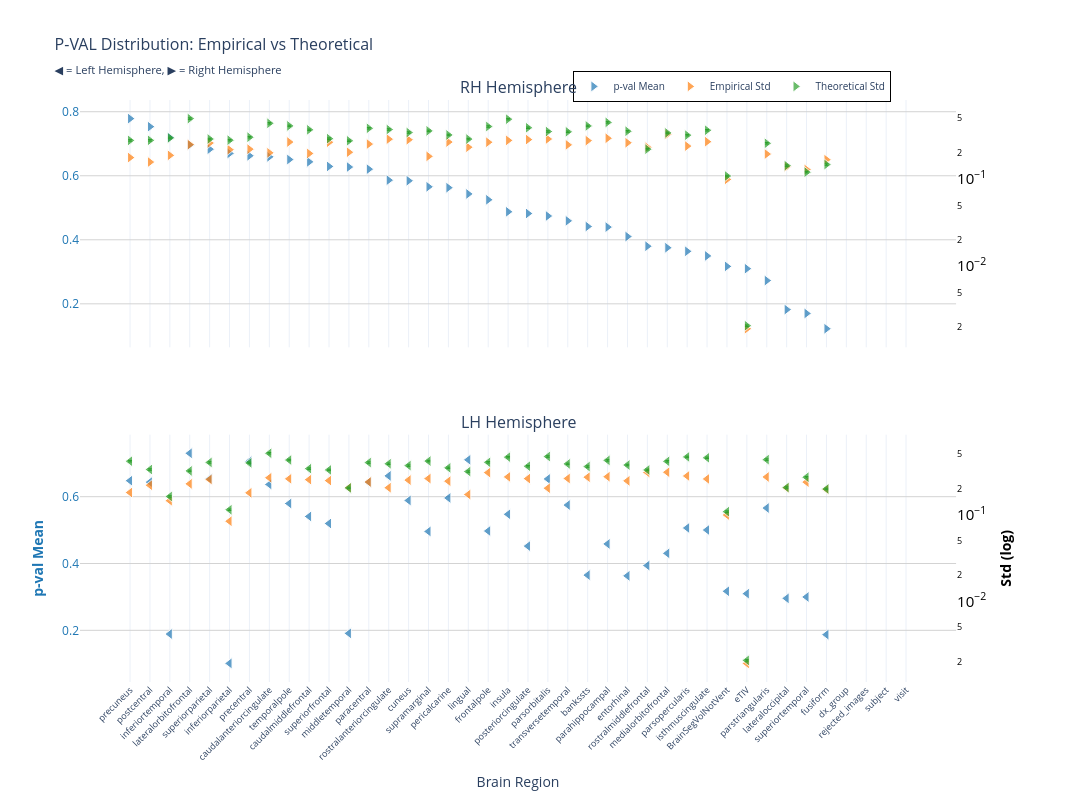
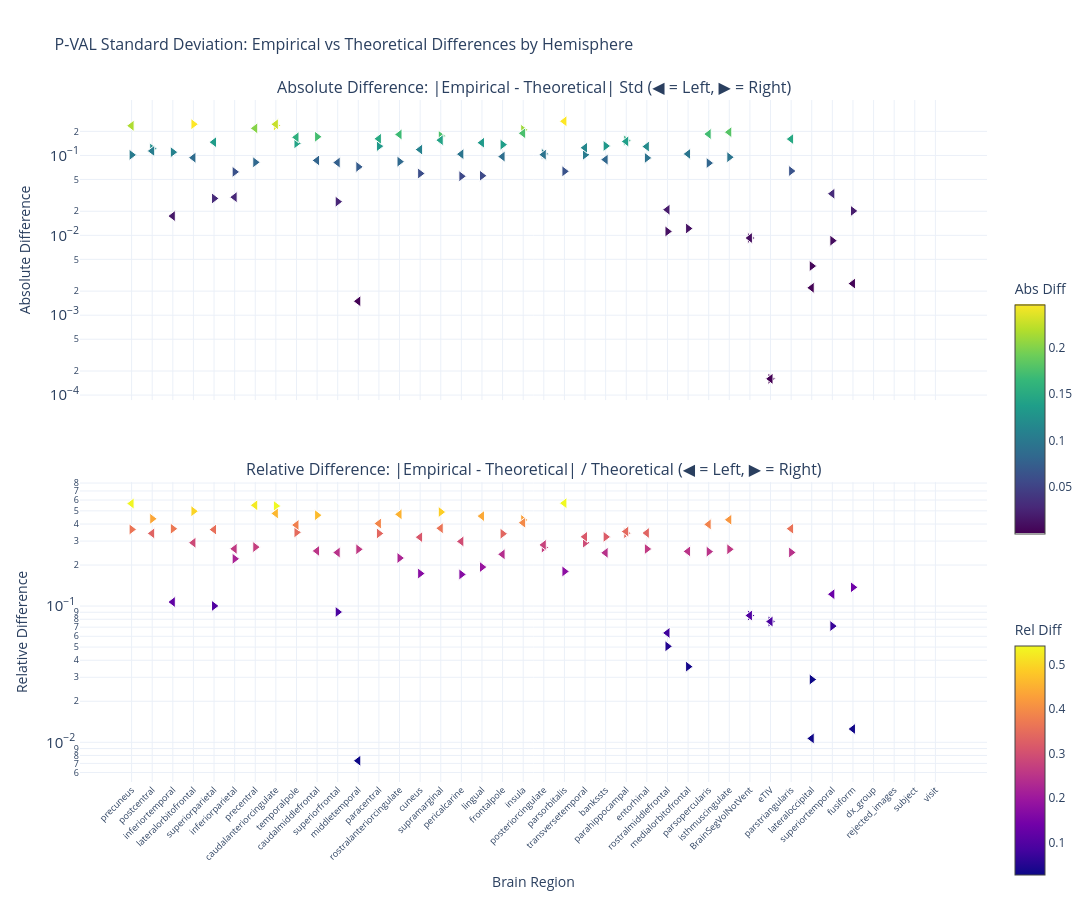

Write notebook code for charts like these, in order.
### Markdown cell above
### p-value

### Code cell
nu_nav = df_npvr[(df_npvr["study"] == "longitudinal") & (df_npvr["group"] == "HC-PD")]
data_path = stats_dir / f"student_longitudinal_{METRIC}.parquet"
df, stats = get_test_stats(
    data_path,
    stat_functions_F,
    nu_nav,
    hemisphere=True,
    study="longitudinal",
    raw_values=True,
)
show_figure(
    stats, hemisphere=True, stat_name="p-val", study="longitudinal", metric=METRIC
)

### Figure 1 — Plotly figure (JSON) as saved in the notebook; plotly's stock layout.template omitted (floating-point values rounded to 4 significant figures)
{"data": [{"hovertemplate": "<b>%{x}</b><br>Mean p-val: %{y:.2f}<br><extra></extra>", "legendgroup": "mean", "marker": {"color": "#1f77b4", "line": {"color": "white", "width": 1}, "opacity": 0.7, "size": 10, "symbol": "triangle-right"}, "mode": "markers", "name": "p-val Mean", "showlegend": true, "type": "scatter", "x": ["precuneus", "postcentral", "inferiortemporal", "lateralorbitofrontal", "superiorparietal", "inferiorparietal", "precentral", "caudalanteriorcingulate", "temporalpole", "caudalmiddlefrontal", "superiorfrontal", "middletemporal", "paracentral", "rostralanteriorcingulate", "cuneus", "supramarginal", "pericalcarine", "lingual", "frontalpole", "insula", "posteriorcingulate", "parsorbitalis", "transversetemporal", "bankssts", "parahippocampal", "entorhinal", "rostralmiddlefrontal", "medialorbitofrontal", "parsopercularis", "isthmuscingulate", "BrainSegVolNotVent", "eTIV", "parstriangularis", "lateraloccipital", "superiortemporal", "fusiform", "dx_group", "rejected_images", "subject", "visit"], "xaxis": "x", "y": [0.7785, 0.7534, 0.7197, 0.6961, 0.683, 0.6699, 0.6625, 0.6591, 0.6507, 0.6434, 0.6291, 0.6272, 0.6207, 0.5862, 0.5844, 0.5655, 0.5628, 0.5432, 0.5249, 0.4874, 0.4821, 0.4743, 0.4592, 0.4415, 0.4396, 0.4102, 0.38, 0.3752, 0.364, 0.3496, 0.3169, 0.3098, 0.2726, 0.1819, 0.1699, 0.1222, NaN, NaN, NaN, NaN], "yaxis": "y"}, {"hovertemplate": "<b>%{x}</b><br>Empirical Std: %{y:.3f}<br><extra></extra>", "legendgroup": "empirical", "marker": {"color": "#ff7f0e", "line": {"color": "white", "width": 1}, "opacity": 0.7, "size": 10, "symbol": "triangle-right"}, "mode": "markers", "name": "Empirical Std", "showlegend": true, "type": "scatter", "x": ["precuneus", "postcentral", "inferiortemporal", "lateralorbitofrontal", "superiorparietal", "inferiorparietal", "precentral", "caudalanteriorcingulate", "temporalpole", "caudalmiddlefrontal", "superiorfrontal", "middletemporal", "paracentral", "rostralanteriorcingulate", "cuneus", "supramarginal", "pericalcarine", "lingual", "frontalpole", "insula", "posteriorcingulate", "parsorbitalis", "transversetemporal", "bankssts", "parahippocampal", "entorhinal", "rostralmiddlefrontal", "medialorbitofrontal", "parsopercularis", "isthmuscingulate", "BrainSegVolNotVent", "eTIV", "parstriangularis", "lateraloccipital", "superiortemporal", "fusiform", "dx_group", "rejected_images", "subject", "visit"], "xaxis": "x", "y": [0.1768, 0.157, 0.1875, 0.2492, 0.2599, 0.2178, 0.221, 0.2004, 0.2667, 0.1972, 0.2654, 0.2036, 0.2526, 0.2878, 0.2835, 0.1826, 0.2667, 0.2327, 0.2655, 0.2787, 0.2846, 0.289, 0.2475, 0.2768, 0.2946, 0.2617, 0.232, 0.3271, 0.2395, 0.2692, 0.09936, 0.001915, 0.1941, 0.1387, 0.1288, 0.1673, NaN, NaN, NaN, NaN], "yaxis": "y2"}, {"error_y": {"array": [0.005533, 0.005543, 0.00591, 0.009843, 0.00574, 0.005565, 0.006022, 0.008698, 0.00812, 0.007322, 0.005798, 0.005475, 0.007618, 0.007381, 0.006814, 0.007116, 0.006389, 0.005731, 0.007989, 0.009697, 0.007732, 0.006998, 0.006945, 0.008111, 0.008907, 0.00705, 0.004388, 0.006741, 0.006354, 0.007238, 0.002158, 4.122e-05, 0.005125, 0.002837, 0.002389, 0.002923, NaN, NaN, NaN, NaN], "arrayminus": [0.005423, 0.005433, 0.005793, 0.009648, 0.005626, 0.005455, 0.005903, 0.008526, 0.007959, 0.007177, 0.005683, 0.005366, 0.007467, 0.007235, 0.006678, 0.006975, 0.006262, 0.005617, 0.00783, 0.009505, 0.007579, 0.006859, 0.006807, 0.00795, 0.00873, 0.00691, 0.004301, 0.006607, 0.006228, 0.007094, 0.002115, 4.04e-05, 0.005023, 0.002781, 0.002342, 0.002865, NaN, NaN, NaN, NaN], "color": "#2ca02c", "thickness": 1, "type": "data", "visible": true, "width": 2}, "hovertemplate": "<b>%{x}</b><br>Theoretical Std: %{y:.3f}<br><extra></extra>", "legendgroup": "theoretical", "marker": {"color": "#2ca02c", "line": {"color": "white", "width": 1}, "opacity": 0.7, "size": 10, "symbol": "triangle-right"}, "mode": "markers", "name": "Theoretical Std", "showlegend": true, "type": "scatter", "x": ["precuneus", "postcentral", "inferiortemporal", "lateralorbitofrontal", "superiorparietal", "inferiorparietal", "precentral", "caudalanteriorcingulate", "temporalpole", "caudalmiddlefrontal", "superiorfrontal", "middletemporal", "paracentral", "rostralanteriorcingulate", "cuneus", "supramarginal", "pericalcarine", "lingual", "frontalpole", "insula", "posteriorcingulate", "parsorbitalis", "transversetemporal", "bankssts", "parahippocampal", "entorhinal", "rostralmiddlefrontal", "medialorbitofrontal", "parsopercularis", "isthmuscingulate", "BrainSegVolNotVent", "eTIV", "parstriangularis", "lateraloccipital", "superiortemporal", "fusiform", "dx_group", "rejected_images", "subject", "visit"], "xaxis": "x", "y": [0.2785, 0.279, 0.2974, 0.4954, 0.2889, 0.2801, 0.3031, 0.4378, 0.4087, 0.3685, 0.2918, 0.2756, 0.3834, 0.3715, 0.3429, 0.3581, 0.3216, 0.2884, 0.4021, 0.488, 0.3892, 0.3522, 0.3495, 0.4082, 0.4483, 0.3548, 0.2208, 0.3393, 0.3198, 0.3643, 0.1086, 0.002075, 0.2579, 0.1428, 0.1203, 0.1471, NaN, NaN, NaN, NaN], "yaxis": "y2"}, {"hovertemplate": "<b>%{x}</b><br>Mean p-val: %{y:.2f}<br><extra></extra>", "legendgroup": "mean", "marker": {"color": "#1f77b4", "line": {"color": "white", "width": 1}, "opacity": 0.7, "size": 10, "symbol": "triangle-left"}, "mode": "markers", "name": "p-val Mean", "showlegend": false, "type": "scatter", "x": ["lateralorbitofrontal", "lingual", "precentral", "rostralanteriorcingulate", "superiorparietal", "parsorbitalis", "precuneus", "postcentral", "paracentral", "caudalanteriorcingulate", "pericalcarine", "cuneus", "temporalpole", "transversetemporal", "parstriangularis", "insula", "caudalmiddlefrontal", "superiorfrontal", "parsopercularis", "isthmuscingulate", "frontalpole", "supramarginal", "parahippocampal", "posteriorcingulate", "medialorbitofrontal", "rostralmiddlefrontal", "bankssts", "entorhinal", "BrainSegVolNotVent", "eTIV", "superiortemporal", "lateraloccipital", "middletemporal", "inferiortemporal", "fusiform", "inferiorparietal", "dx_group", "rejected_images", "subject", "visit"], "xaxis": "x2", "y": [0.7299, 0.7103, 0.7058, 0.6622, 0.6534, 0.6531, 0.6479, 0.6435, 0.6435, 0.6367, 0.5962, 0.5886, 0.5796, 0.575, 0.566, 0.5473, 0.5408, 0.5198, 0.5064, 0.5003, 0.4973, 0.496, 0.4586, 0.4521, 0.4304, 0.3939, 0.3653, 0.363, 0.3169, 0.3098, 0.2999, 0.2957, 0.1909, 0.1889, 0.1872, 0.1011, NaN, NaN, NaN, NaN], "yaxis": "y3"}, {"hovertemplate": "<b>%{x}</b><br>Empirical Std: %{y:.3f}<br><extra></extra>", "legendgroup": "empirical", "marker": {"color": "#ff7f0e", "line": {"color": "white", "width": 1}, "opacity": 0.7, "size": 10, "symbol": "triangle-left"}, "mode": "markers", "name": "Empirical Std", "showlegend": false, "type": "scatter", "x": ["lateralorbitofrontal", "lingual", "precentral", "rostralanteriorcingulate", "superiorparietal", "parsorbitalis", "precuneus", "postcentral", "paracentral", "caudalanteriorcingulate", "pericalcarine", "cuneus", "temporalpole", "transversetemporal", "parstriangularis", "insula", "caudalmiddlefrontal", "superiorfrontal", "parsopercularis", "isthmuscingulate", "frontalpole", "supramarginal", "parahippocampal", "posteriorcingulate", "medialorbitofrontal", "rostralmiddlefrontal", "bankssts", "entorhinal", "BrainSegVolNotVent", "eTIV", "superiortemporal", "lateraloccipital", "middletemporal", "inferiortemporal", "fusiform", "inferiorparietal", "dx_group", "rejected_images", "subject", "visit"], "xaxis": "x2", "y": [0.2275, 0.1712, 0.1792, 0.2053, 0.2559, 0.2028, 0.1806, 0.2193, 0.2391, 0.2677, 0.2443, 0.2513, 0.26, 0.2623, 0.2732, 0.2738, 0.2545, 0.2481, 0.2806, 0.2592, 0.3069, 0.2617, 0.2752, 0.2615, 0.3099, 0.3086, 0.2718, 0.2464, 0.09936, 0.001915, 0.2384, 0.2041, 0.2057, 0.1453, 0.1961, 0.08414, NaN, NaN, NaN, NaN], "yaxis": "y4"}, {"error_y": {"array": [0.006382, 0.006269, 0.007899, 0.007716, 0.007996, 0.009353, 0.008262, 0.006619, 0.007963, 0.0102, 0.006918, 0.007348, 0.008521, 0.007691, 0.008613, 0.009203, 0.006778, 0.006548, 0.009259, 0.009039, 0.00802, 0.008289, 0.008446, 0.007229, 0.008233, 0.006547, 0.007163, 0.007462, 0.002158, 4.122e-05, 0.005395, 0.004099, 0.004057, 0.003233, 0.003946, 0.002269, NaN, NaN, NaN, NaN], "arrayminus": [0.006255, 0.006145, 0.007743, 0.007563, 0.007837, 0.009168, 0.008098, 0.006488, 0.007805, 0.01, 0.006781, 0.007202, 0.008352, 0.007539, 0.008442, 0.009021, 0.006644, 0.006418, 0.009075, 0.00886, 0.007861, 0.008124, 0.008279, 0.007085, 0.00807, 0.006417, 0.007021, 0.007314, 0.002115, 4.04e-05, 0.005288, 0.004017, 0.003977, 0.003169, 0.003868, 0.002224, NaN, NaN, NaN, NaN], "color": "#2ca02c", "thickness": 1, "type": "data", "visible": true, "width": 2}, "hovertemplate": "<b>%{x}</b><br>Theoretical Std: %{y:.3f}<br><extra></extra>", "legendgroup": "theoretical", "marker": {"color": "#2ca02c", "line": {"color": "white", "width": 1}, "opacity": 0.7, "size": 10, "symbol": "triangle-left"}, "mode": "markers", "name": "Theoretical Std", "showlegend": false, "type": "scatter", "x": ["lateralorbitofrontal", "lingual", "precentral", "rostralanteriorcingulate", "superiorparietal", "parsorbitalis", "precuneus", "postcentral", "paracentral", "caudalanteriorcingulate", "pericalcarine", "cuneus", "temporalpole", "transversetemporal", "parstriangularis", "insula", "caudalmiddlefrontal", "superiorfrontal", "parsopercularis", "isthmuscingulate", "frontalpole", "supramarginal", "parahippocampal", "posteriorcingulate", "medialorbitofrontal", "rostralmiddlefrontal", "bankssts", "entorhinal", "BrainSegVolNotVent", "eTIV", "superiortemporal", "lateraloccipital", "middletemporal", "inferiortemporal", "fusiform", "inferiorparietal", "dx_group", "rejected_images", "subject", "visit"], "xaxis": "x2", "y": [0.3212, 0.3155, 0.3976, 0.3884, 0.4024, 0.4707, 0.4158, 0.3331, 0.4008, 0.5135, 0.3482, 0.3698, 0.4288, 0.3871, 0.4335, 0.4632, 0.3411, 0.3296, 0.466, 0.4549, 0.4036, 0.4172, 0.4251, 0.3638, 0.4144, 0.3295, 0.3605, 0.3755, 0.1086, 0.002075, 0.2715, 0.2063, 0.2042, 0.1627, 0.1986, 0.1142, NaN, NaN, NaN, NaN], "yaxis": "y4"}], "layout": {"annotations": [{"font": {"size": 16}, "showarrow": false, "text": "RH Hemisphere", "x": 0.47, "xanchor": "center", "xref": "paper", "y": 1, "yanchor": "bottom", "yref": "paper"}, {"font": {"size": 16}, "showarrow": false, "text": "LH Hemisphere", "x": 0.47, "xanchor": "center", "xref": "paper", "y": 0.425, "yanchor": "bottom", "yref": "paper"}], "height": 800, "hovermode": "x", "legend": {"bgcolor": "rgba(255, 255, 255, 0.9)", "bordercolor": "black", "borderwidth": 1, "font": {"size": 10}, "orientation": "h", "x": 0.7, "xanchor": "center", "y": 1.05}, "title": {"font": {"size": 16}, "text": "P-VAL Distribution: Empirical vs Theoretical<br><sub>◀ = Left Hemisphere, ▶ = Right Hemisphere</sub>"}, "width": 1400, "xaxis": {"anchor": "y", "domain": [0, 0.94], "matches": "x2", "showticklabels": false}, "xaxis2": {"anchor": "y3", "domain": [0, 0.94], "tickangle": -45, "tickfont": {"size": 9}, "title": {"text": "Brain Region"}}, "yaxis": {"anchor": "x", "domain": [0.575, 1], "gridcolor": "lightgray", "showgrid": true, "tickfont": {"color": "#1f77b4"}, "title": {"font": {"color": "#1f77b4"}, "text": ""}}, "yaxis2": {"anchor": "x", "exponentformat": "power", "overlaying": "y", "showgrid": false, "side": "right", "tickfont": {"color": "black"}, "title": {"font": {"color": "black"}, "text": ""}, "type": "log"}, "yaxis3": {"anchor": "x2", "domain": [0, 0.425], "gridcolor": "lightgray", "showgrid": true, "tickfont": {"color": "#1f77b4"}, "title": {"font": {"color": "#1f77b4"}, "text": "<b>p-val Mean</b>"}}, "yaxis4": {"anchor": "x2", "exponentformat": "power", "overlaying": "y3", "showgrid": false, "side": "right", "tickfont": {"color": "black"}, "title": {"font": {"color": "black"}, "text": "<b>Std (log)</b>"}, "type": "log"}}}

### Figure 2 — Plotly figure (JSON) as saved in the notebook; plotly's stock layout.template omitted (floating-point values rounded to 4 significant figures)
{"data": [{"hovertemplate": "<b>%{x}</b><br>Hemisphere: %{text}<br>Abs Diff: %{y:.4f}<br><extra></extra>", "legendgroup": "abs_rh", "marker": {"color": [0.1016, 0.1219, 0.1099, 0.2462, 0.02896, 0.06226, 0.0821, 0.2374, 0.142, 0.1713, 0.02638, 0.07192, 0.1308, 0.08367, 0.0594, 0.1756, 0.0549, 0.05574, 0.1365, 0.2094, 0.1046, 0.06325, 0.102, 0.1314, 0.1537, 0.09311, 0.01118, 0.01218, 0.08026, 0.09511, 0.009258, 0.0001597, 0.06384, 0.004125, 0.008574, 0.0202, NaN, NaN, NaN, NaN], "colorbar": {"len": 0.4, "title": {"text": "Abs Diff"}, "y": 0.75, "yanchor": "top"}, "colorscale": [[0, "#440154"], [0.1111, "#482878"], [0.2222, "#3e4989"], [0.3333, "#31688e"], [0.4444, "#26828e"], [0.5556, "#1f9e89"], [0.6667, "#35b779"], [0.7778, "#6ece58"], [0.8889, "#b5de2b"], [1, "#fde725"]], "line": {"color": "white", "width": 1}, "showscale": true, "size": 10, "symbol": "triangle-right"}, "mode": "markers", "name": "Absolute (rh)", "showlegend": false, "text": ["rh", "rh", "rh", "rh", "rh", "rh", "rh", "rh", "rh", "rh", "rh", "rh", "rh", "rh", "rh", "rh", "rh", "rh", "rh", "rh", "rh", "rh", "rh", "rh", "rh", "rh", "rh", "rh", "rh", "rh", "rh", "rh", "rh", "rh", "rh", "rh", "rh", "rh", "rh", "rh"], "type": "scatter", "x": ["precuneus", "postcentral", "inferiortemporal", "lateralorbitofrontal", "superiorparietal", "inferiorparietal", "precentral", "caudalanteriorcingulate", "temporalpole", "caudalmiddlefrontal", "superiorfrontal", "middletemporal", "paracentral", "rostralanteriorcingulate", "cuneus", "supramarginal", "pericalcarine", "lingual", "frontalpole", "insula", "posteriorcingulate", "parsorbitalis", "transversetemporal", "bankssts", "parahippocampal", "entorhinal", "rostralmiddlefrontal", "medialorbitofrontal", "parsopercularis", "isthmuscingulate", "BrainSegVolNotVent", "eTIV", "parstriangularis", "lateraloccipital", "superiortemporal", "fusiform", "dx_group", "rejected_images", "subject", "visit"], "xaxis": "x", "y": [0.1016, 0.1219, 0.1099, 0.2462, 0.02896, 0.06226, 0.0821, 0.2374, 0.142, 0.1713, 0.02638, 0.07192, 0.1308, 0.08367, 0.0594, 0.1756, 0.0549, 0.05574, 0.1365, 0.2094, 0.1046, 0.06325, 0.102, 0.1314, 0.1537, 0.09311, 0.01118, 0.01218, 0.08026, 0.09511, 0.009258, 0.0001597, 0.06384, 0.004125, 0.008574, 0.0202, NaN, NaN, NaN, NaN], "yaxis": "y"}, {"hovertemplate": "<b>%{x}</b><br>Hemisphere: %{text}<br>Rel Diff: %{y:.2%}<br><extra></extra>", "legendgroup": "rel_rh", "marker": {"color": [0.365, 0.437, 0.3696, 0.4971, 0.1002, 0.2223, 0.2709, 0.5423, 0.3475, 0.4648, 0.09041, 0.261, 0.3411, 0.2252, 0.1732, 0.4902, 0.1707, 0.1932, 0.3396, 0.429, 0.2687, 0.1796, 0.2919, 0.322, 0.3428, 0.2624, 0.05062, 0.03591, 0.251, 0.2611, 0.08524, 0.07699, 0.2475, 0.02889, 0.0713, 0.1373, NaN, NaN, NaN, NaN], "colorbar": {"len": 0.4, "title": {"text": "Rel Diff"}, "y": 0.25, "yanchor": "top"}, "colorscale": [[0, "#0d0887"], [0.1111, "#46039f"], [0.2222, "#7201a8"], [0.3333, "#9c179e"], [0.4444, "#bd3786"], [0.5556, "#d8576b"], [0.6667, "#ed7953"], [0.7778, "#fb9f3a"], [0.8889, "#fdca26"], [1, "#f0f921"]], "line": {"color": "white", "width": 1}, "showscale": true, "size": 10, "symbol": "triangle-right"}, "mode": "markers", "name": "Relative (rh)", "showlegend": false, "text": ["rh", "rh", "rh", "rh", "rh", "rh", "rh", "rh", "rh", "rh", "rh", "rh", "rh", "rh", "rh", "rh", "rh", "rh", "rh", "rh", "rh", "rh", "rh", "rh", "rh", "rh", "rh", "rh", "rh", "rh", "rh", "rh", "rh", "rh", "rh", "rh", "rh", "rh", "rh", "rh"], "type": "scatter", "x": ["precuneus", "postcentral", "inferiortemporal", "lateralorbitofrontal", "superiorparietal", "inferiorparietal", "precentral", "caudalanteriorcingulate", "temporalpole", "caudalmiddlefrontal", "superiorfrontal", "middletemporal", "paracentral", "rostralanteriorcingulate", "cuneus", "supramarginal", "pericalcarine", "lingual", "frontalpole", "insula", "posteriorcingulate", "parsorbitalis", "transversetemporal", "bankssts", "parahippocampal", "entorhinal", "rostralmiddlefrontal", "medialorbitofrontal", "parsopercularis", "isthmuscingulate", "BrainSegVolNotVent", "eTIV", "parstriangularis", "lateraloccipital", "superiortemporal", "fusiform", "dx_group", "rejected_images", "subject", "visit"], "xaxis": "x2", "y": [0.365, 0.437, 0.3696, 0.4971, 0.1002, 0.2223, 0.2709, 0.5423, 0.3475, 0.4648, 0.09041, 0.261, 0.3411, 0.2252, 0.1732, 0.4902, 0.1707, 0.1932, 0.3396, 0.429, 0.2687, 0.1796, 0.2919, 0.322, 0.3428, 0.2624, 0.05062, 0.03591, 0.251, 0.2611, 0.08524, 0.07699, 0.2475, 0.02889, 0.0713, 0.1373, NaN, NaN, NaN, NaN], "yaxis": "y2"}, {"hovertemplate": "<b>%{x}</b><br>Hemisphere: %{text}<br>Abs Diff: %{y:.4f}<br><extra></extra>", "legendgroup": "abs_lh", "marker": {"color": [0.09368, 0.1443, 0.2184, 0.1831, 0.1465, 0.268, 0.2352, 0.1138, 0.1617, 0.2458, 0.1039, 0.1185, 0.1688, 0.1248, 0.1603, 0.1894, 0.08664, 0.08146, 0.1854, 0.1957, 0.09677, 0.1554, 0.1499, 0.1023, 0.1044, 0.02093, 0.08867, 0.1291, 0.009258, 0.0001597, 0.03317, 0.002202, 0.001495, 0.01742, 0.002486, 0.03004, NaN, NaN, NaN, NaN], "colorbar": {"len": 0.4, "title": {"text": "Abs Diff"}, "y": 0.75, "yanchor": "top"}, "colorscale": [[0, "#440154"], [0.1111, "#482878"], [0.2222, "#3e4989"], [0.3333, "#31688e"], [0.4444, "#26828e"], [0.5556, "#1f9e89"], [0.6667, "#35b779"], [0.7778, "#6ece58"], [0.8889, "#b5de2b"], [1, "#fde725"]], "line": {"color": "white", "width": 1}, "showscale": false, "size": 10, "symbol": "triangle-left"}, "mode": "markers", "name": "Absolute (lh)", "showlegend": false, "text": ["lh", "lh", "lh", "lh", "lh", "lh", "lh", "lh", "lh", "lh", "lh", "lh", "lh", "lh", "lh", "lh", "lh", "lh", "lh", "lh", "lh", "lh", "lh", "lh", "lh", "lh", "lh", "lh", "lh", "lh", "lh", "lh", "lh", "lh", "lh", "lh", "lh", "lh", "lh", "lh"], "type": "scatter", "x": ["lateralorbitofrontal", "lingual", "precentral", "rostralanteriorcingulate", "superiorparietal", "parsorbitalis", "precuneus", "postcentral", "paracentral", "caudalanteriorcingulate", "pericalcarine", "cuneus", "temporalpole", "transversetemporal", "parstriangularis", "insula", "caudalmiddlefrontal", "superiorfrontal", "parsopercularis", "isthmuscingulate", "frontalpole", "supramarginal", "parahippocampal", "posteriorcingulate", "medialorbitofrontal", "rostralmiddlefrontal", "bankssts", "entorhinal", "BrainSegVolNotVent", "eTIV", "superiortemporal", "lateraloccipital", "middletemporal", "inferiortemporal", "fusiform", "inferiorparietal", "dx_group", "rejected_images", "subject", "visit"], "xaxis": "x", "y": [0.09368, 0.1443, 0.2184, 0.1831, 0.1465, 0.268, 0.2352, 0.1138, 0.1617, 0.2458, 0.1039, 0.1185, 0.1688, 0.1248, 0.1603, 0.1894, 0.08664, 0.08146, 0.1854, 0.1957, 0.09677, 0.1554, 0.1499, 0.1023, 0.1044, 0.02093, 0.08867, 0.1291, 0.009258, 0.0001597, 0.03317, 0.002202, 0.001495, 0.01742, 0.002486, 0.03004, NaN, NaN, NaN, NaN], "yaxis": "y"}, {"hovertemplate": "<b>%{x}</b><br>Hemisphere: %{text}<br>Rel Diff: %{y:.2%}<br><extra></extra>", "legendgroup": "rel_lh", "marker": {"color": [0.2917, 0.4575, 0.5494, 0.4714, 0.3642, 0.5693, 0.5656, 0.3416, 0.4034, 0.4786, 0.2983, 0.3204, 0.3936, 0.3223, 0.3698, 0.409, 0.254, 0.2472, 0.3978, 0.4301, 0.2398, 0.3725, 0.3525, 0.2812, 0.252, 0.06352, 0.2459, 0.3438, 0.08524, 0.07699, 0.1222, 0.01068, 0.00732, 0.1071, 0.01252, 0.2631, NaN, NaN, NaN, NaN], "colorbar": {"len": 0.4, "title": {"text": "Rel Diff"}, "y": 0.25, "yanchor": "top"}, "colorscale": [[0, "#0d0887"], [0.1111, "#46039f"], [0.2222, "#7201a8"], [0.3333, "#9c179e"], [0.4444, "#bd3786"], [0.5556, "#d8576b"], [0.6667, "#ed7953"], [0.7778, "#fb9f3a"], [0.8889, "#fdca26"], [1, "#f0f921"]], "line": {"color": "white", "width": 1}, "showscale": false, "size": 10, "symbol": "triangle-left"}, "mode": "markers", "name": "Relative (lh)", "showlegend": false, "text": ["lh", "lh", "lh", "lh", "lh", "lh", "lh", "lh", "lh", "lh", "lh", "lh", "lh", "lh", "lh", "lh", "lh", "lh", "lh", "lh", "lh", "lh", "lh", "lh", "lh", "lh", "lh", "lh", "lh", "lh", "lh", "lh", "lh", "lh", "lh", "lh", "lh", "lh", "lh", "lh"], "type": "scatter", "x": ["lateralorbitofrontal", "lingual", "precentral", "rostralanteriorcingulate", "superiorparietal", "parsorbitalis", "precuneus", "postcentral", "paracentral", "caudalanteriorcingulate", "pericalcarine", "cuneus", "temporalpole", "transversetemporal", "parstriangularis", "insula", "caudalmiddlefrontal", "superiorfrontal", "parsopercularis", "isthmuscingulate", "frontalpole", "supramarginal", "parahippocampal", "posteriorcingulate", "medialorbitofrontal", "rostralmiddlefrontal", "bankssts", "entorhinal", "BrainSegVolNotVent", "eTIV", "superiortemporal", "lateraloccipital", "middletemporal", "inferiortemporal", "fusiform", "inferiorparietal", "dx_group", "rejected_images", "subject", "visit"], "xaxis": "x2", "y": [0.2917, 0.4575, 0.5494, 0.4714, 0.3642, 0.5693, 0.5656, 0.3416, 0.4034, 0.4786, 0.2983, 0.3204, 0.3936, 0.3223, 0.3698, 0.409, 0.254, 0.2472, 0.3978, 0.4301, 0.2398, 0.3725, 0.3525, 0.2812, 0.252, 0.06352, 0.2459, 0.3438, 0.08524, 0.07699, 0.1222, 0.01068, 0.00732, 0.1071, 0.01252, 0.2631, NaN, NaN, NaN, NaN], "yaxis": "y2"}], "layout": {"annotations": [{"font": {"size": 16}, "showarrow": false, "text": "Absolute Difference: |Empirical - Theoretical| Std (◀ = Left, ▶ = Right)", "x": 0.5, "xanchor": "center", "xref": "paper", "y": 1, "yanchor": "bottom", "yref": "paper"}, {"font": {"size": 16}, "showarrow": false, "text": "Relative Difference: |Empirical - Theoretical| / Theoretical (◀ = Left, ▶ = Right)", "x": 0.5, "xanchor": "center", "xref": "paper", "y": 0.44, "yanchor": "bottom", "yref": "paper"}], "height": 900, "hovermode": "x unified", "showlegend": false, "title": {"font": {"size": 16}, "text": "P-VAL Standard Deviation: Empirical vs Theoretical Differences by Hemisphere"}, "width": 1400, "xaxis": {"anchor": "y", "domain": [0, 1], "showticklabels": false}, "xaxis2": {"anchor": "y2", "domain": [0, 1], "tickangle": -45, "tickfont": {"size": 9}, "title": {"text": "Brain Region"}}, "yaxis": {"anchor": "x", "domain": [0.56, 1], "exponentformat": "power", "title": {"text": "Absolute Difference"}, "type": "log"}, "yaxis2": {"anchor": "x2", "domain": [0, 0.44], "exponentformat": "power", "title": {"text": "Relative Difference"}, "type": "log"}}}
